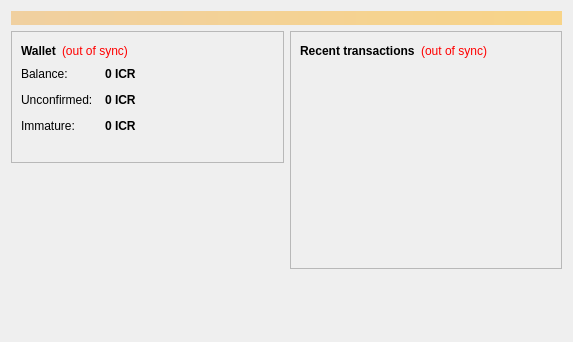
<?xml version="1.0" encoding="UTF-8"?>
<ui version="4.0">
 <class>OverviewPage</class>
 <widget class="QWidget" name="OverviewPage">
  <property name="geometry">
   <rect>
    <x>0</x>
    <y>0</y>
    <width>573</width>
    <height>342</height>
   </rect>
  </property>
  <property name="windowTitle">
   <string>Form</string>
  </property>
  <layout class="QVBoxLayout" name="topLayout">
   <item>
    <widget class="QLabel" name="labelAlerts">
     <property name="visible">
      <bool>false</bool>
     </property>
     <property name="styleSheet">
      <string notr="true">background-color: qlineargradient(x1: 0, y1: 0, x2: 1, y2: 0, stop:0 #F0D0A0, stop:1 #F8D488); color:#000000;</string>
     </property>
     <property name="wordWrap">
      <bool>true</bool>
     </property>
     <property name="margin">
      <number>3</number>
     </property>
    </widget>
   </item>
   <item>
    <layout class="QHBoxLayout" name="horizontalLayout" stretch="1,1">
     <item>
      <layout class="QVBoxLayout" name="verticalLayout_2">
       <item>
        <widget class="QFrame" name="frame">
         <property name="frameShape">
          <enum>QFrame::StyledPanel</enum>
         </property>
         <property name="frameShadow">
          <enum>QFrame::Raised</enum>
         </property>
         <layout class="QVBoxLayout" name="verticalLayout_4">
          <item>
           <layout class="QHBoxLayout" name="horizontalLayout_4">
            <item>
             <widget class="QLabel" name="label_5">
              <property name="font">
               <font>
                <weight>75</weight>
                <bold>true</bold>
               </font>
              </property>
              <property name="text">
               <string>Wallet</string>
              </property>
             </widget>
            </item>
            <item>
             <widget class="QLabel" name="labelWalletStatus">
              <property name="toolTip">
               <string>&lt;html&gt;&lt;head/&gt;&lt;body&gt;&lt;p&gt;The displayed information may be out of date. Your wallet automatically synchronizes with the Illuminati network after a connection is established, but this process has not completed yet.&lt;/p&gt;&lt;/body&gt;&lt;/html&gt;</string>
              </property>
              <property name="styleSheet">
               <string notr="true">QLabel { color: red; }</string>
              </property>
              <property name="text">
               <string notr="true">(out of sync)</string>
              </property>
              <property name="alignment">
               <set>Qt::AlignLeading|Qt::AlignLeft|Qt::AlignVCenter</set>
              </property>
             </widget>
            </item>
            <item>
             <spacer name="horizontalSpacer_2">
              <property name="orientation">
               <enum>Qt::Horizontal</enum>
              </property>
              <property name="sizeHint" stdset="0">
               <size>
                <width>40</width>
                <height>20</height>
               </size>
              </property>
             </spacer>
            </item>
           </layout>
          </item>
          <item>
           <layout class="QFormLayout" name="formLayout_2">
            <property name="fieldGrowthPolicy">
             <enum>QFormLayout::AllNonFixedFieldsGrow</enum>
            </property>
            <property name="horizontalSpacing">
             <number>12</number>
            </property>
            <property name="verticalSpacing">
             <number>12</number>
            </property>
            <item row="0" column="0">
             <widget class="QLabel" name="label">
              <property name="text">
               <string>Balance:</string>
              </property>
             </widget>
            </item>
            <item row="0" column="1">
             <widget class="QLabel" name="labelBalance">
              <property name="font">
               <font>
                <weight>75</weight>
                <bold>true</bold>
               </font>
              </property>
              <property name="cursor">
               <cursorShape>IBeamCursor</cursorShape>
              </property>
              <property name="toolTip">
               <string>Your current balance</string>
              </property>
              <property name="text">
               <string notr="true">0 ICR</string>
              </property>
              <property name="textInteractionFlags">
               <set>Qt::LinksAccessibleByMouse|Qt::TextSelectableByKeyboard|Qt::TextSelectableByMouse</set>
              </property>
             </widget>
            </item>
            <item row="1" column="0">
             <widget class="QLabel" name="label_3">
              <property name="text">
               <string>Unconfirmed:</string>
              </property>
             </widget>
            </item>
            <item row="1" column="1">
             <widget class="QLabel" name="labelUnconfirmed">
              <property name="font">
               <font>
                <weight>75</weight>
                <bold>true</bold>
               </font>
              </property>
              <property name="cursor">
               <cursorShape>IBeamCursor</cursorShape>
              </property>
              <property name="toolTip">
               <string>Total of transactions that have yet to be confirmed, and do not yet count toward the current balance</string>
              </property>
              <property name="text">
               <string notr="true">0 ICR</string>
              </property>
              <property name="textInteractionFlags">
               <set>Qt::LinksAccessibleByMouse|Qt::TextSelectableByKeyboard|Qt::TextSelectableByMouse</set>
              </property>
             </widget>
            </item>
            <item row="2" column="0">
             <widget class="QLabel" name="labelImmatureText">
              <property name="text">
               <string>Immature:</string>
              </property>
             </widget>
            </item>
            <item row="2" column="1">
             <widget class="QLabel" name="labelImmature">
              <property name="font">
               <font>
                <weight>75</weight>
                <bold>true</bold>
               </font>
              </property>
              <property name="toolTip">
               <string>Mined balance that has not yet matured</string>
              </property>
              <property name="text">
               <string notr="true">0 ICR</string>
              </property>
              <property name="textInteractionFlags">
               <set>Qt::LinksAccessibleByMouse|Qt::TextSelectableByKeyboard|Qt::TextSelectableByMouse</set>
              </property>
             </widget>
            </item>
           </layout>
          </item>
          <item>
           <widget class="QLabel" name="label_wallet_bgcoin">
            <property name="text">
             <string/>
            </property>
            <property name="pixmap">
             <pixmap resource="../bitcoin.qrc">:/images/wallet_bgcoin</pixmap>
            </property>
            <property name="scaledContents">
             <bool>false</bool>
            </property>
            <property name="alignment">
             <set>Qt::AlignCenter</set>
            </property>
            <property name="margin">
             <number>-2</number>
            </property>
           </widget>
          </item>
         </layout>
        </widget>
       </item>
       <item>
        <spacer name="verticalSpacer">
         <property name="orientation">
          <enum>Qt::Vertical</enum>
         </property>
         <property name="sizeHint" stdset="0">
          <size>
           <width>20</width>
           <height>40</height>
          </size>
         </property>
        </spacer>
       </item>
      </layout>
     </item>
     <item>
      <layout class="QVBoxLayout" name="verticalLayout_3">
       <item>
        <widget class="QFrame" name="frame_2">
         <property name="frameShape">
          <enum>QFrame::StyledPanel</enum>
         </property>
         <property name="frameShadow">
          <enum>QFrame::Raised</enum>
         </property>
         <layout class="QVBoxLayout" name="verticalLayout">
          <item>
           <layout class="QHBoxLayout" name="horizontalLayout_2">
            <item>
             <widget class="QLabel" name="label_4">
              <property name="text">
               <string>&lt;b&gt;Recent transactions&lt;/b&gt;</string>
              </property>
             </widget>
            </item>
            <item>
             <widget class="QLabel" name="labelTransactionsStatus">
              <property name="toolTip">
               <string>&lt;html&gt;&lt;head/&gt;&lt;body&gt;&lt;p&gt;The displayed information may be out of date. Your wallet automatically synchronizes with the Illuminati network after a connection is established, but this process has not completed yet.&lt;/p&gt;&lt;/body&gt;&lt;/html&gt;</string>
              </property>
              <property name="styleSheet">
               <string notr="true">QLabel { color: red; }</string>
              </property>
              <property name="text">
               <string notr="true">(out of sync)</string>
              </property>
              <property name="alignment">
               <set>Qt::AlignRight|Qt::AlignTrailing|Qt::AlignVCenter</set>
              </property>
             </widget>
            </item>
            <item>
             <spacer name="horizontalSpacer">
              <property name="orientation">
               <enum>Qt::Horizontal</enum>
              </property>
              <property name="sizeHint" stdset="0">
               <size>
                <width>40</width>
                <height>20</height>
               </size>
              </property>
             </spacer>
            </item>
           </layout>
          </item>
          <item>
           <widget class="QListView" name="listTransactions">
            <property name="styleSheet">
             <string notr="true">QListView { background: transparent; }</string>
            </property>
            <property name="frameShape">
             <enum>QFrame::NoFrame</enum>
            </property>
            <property name="verticalScrollBarPolicy">
             <enum>Qt::ScrollBarAlwaysOff</enum>
            </property>
            <property name="horizontalScrollBarPolicy">
             <enum>Qt::ScrollBarAlwaysOff</enum>
            </property>
            <property name="selectionMode">
             <enum>QAbstractItemView::NoSelection</enum>
            </property>
           </widget>
          </item>
         </layout>
        </widget>
       </item>
       <item>
        <spacer name="verticalSpacer_2">
         <property name="orientation">
          <enum>Qt::Vertical</enum>
         </property>
         <property name="sizeHint" stdset="0">
          <size>
           <width>20</width>
           <height>40</height>
          </size>
         </property>
        </spacer>
       </item>
      </layout>
     </item>
    </layout>
   </item>
  </layout>
 </widget>
 <resources/>
 <connections/>
</ui>
